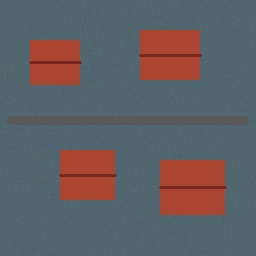
#> input picture samples/sample_01.jpg, 256 x 256 px
$ python -i preprocessor.py   (imports and definitions only)
#> lines starting #> are read from the running program, lines starting #| are printed output that depends on the picture
"""
Image Preprocessor for Attention U-Net
Decodes input image bytes, handles color spaces, resizes to 256x256, and normalizes pixel values.
"""

from typing import Tuple
import cv2
import numpy as np


def preprocess_image_bytes(image_bytes: bytes) -> Tuple[np.ndarray, Tuple[int, int], np.ndarray]:
    """
    Decodes raw image bytes into:
    1. Model input tensor: float32 shape (1, 256, 256, 3), range [0.0, 1.0]
    2. Original image dimensions: (height, width)
    3. Resized RGB image: uint8 shape (256, 256, 3) for overlay rendering
    """
    if not image_bytes:
        raise ValueError("Image bytes buffer is empty.")

    np_buf = np.frombuffer(image_bytes, np.uint8)
    # Read with IMREAD_UNCHANGED to detect channels
    img = cv2.imdecode(np_buf, cv2.IMREAD_UNCHANGED)

    if img is None:
        raise ValueError("Could not decode image bytes. Unsupported or corrupted image format.")

    orig_height, orig_width = img.shape[:2]

    # Convert to RGB (3-channel)
    if img.ndim == 2:
        # Grayscale -> RGB
        rgb_img = cv2.cvtColor(img, cv2.COLOR_GRAY2RGB)
    elif img.ndim == 3:
        if img.shape[2] == 4:
            # RGBA -> RGB
            rgb_img = cv2.cvtColor(img, cv2.COLOR_BGRA2RGB)
        elif img.shape[2] == 3:
            # BGR -> RGB
            rgb_img = cv2.cvtColor(img, cv2.COLOR_BGR2RGB)
        else:
            raise ValueError(f"Unsupported number of image channels: {img.shape[2]}")
    else:
        raise ValueError(f"Invalid image array dimension: {img.ndim}")

    # Resize to model input dimensions (256, 256) using bilinear interpolation
    rgb_256 = cv2.resize(rgb_img, (256, 256), interpolation=cv2.INTER_LINEAR)

    # Normalize to [0.0, 1.0] float32
    norm_img = rgb_256.astype(np.float32) / 255.0

    # Expand to batch tensor (1, 256, 256, 3)
    tensor = np.expand_dims(norm_img, axis=0)

    return tensor, (orig_height, orig_width), rgb_256

>>> import cv2
>>> picture = cv2.imread('../samples/sample_01.jpg', cv2.IMREAD_GRAYSCALE)
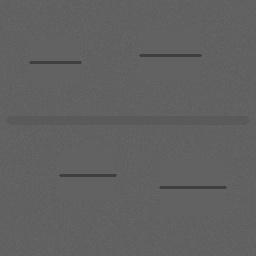
#> picture: shape (256, 256); min 59, max 106, mean 96.9
#> (the run stopped early here; a loop or call above may not have finished)

$ run again, on samples/sample_02.jpg
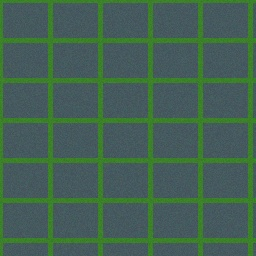
#> input picture samples/sample_02.jpg, 256 x 256 px
#> `picture = cv2.imread('../samples/sample_01.jpg', cv2.IMREAD_GRAYSCALE)`:
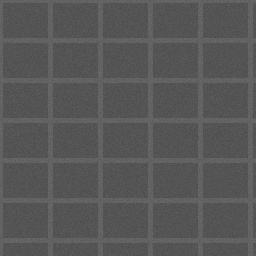
#> picture: shape (256, 256); min 72, max 109, mean 87.3

$ run again, on samples/sample_03.jpg
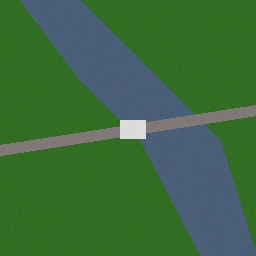
#> input picture samples/sample_03.jpg, 256 x 256 px
#> `picture = cv2.imread('../samples/sample_01.jpg', cv2.IMREAD_GRAYSCALE)`:
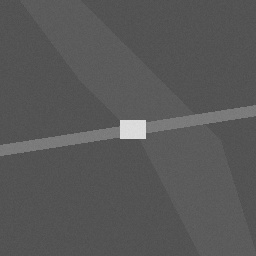
#> picture: shape (256, 256); min 74, max 224, mean 87.8

$ run again, on samples/sample_04.jpg
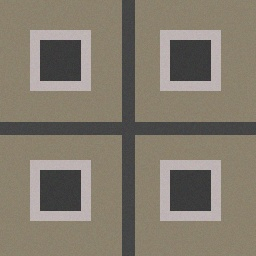
#> input picture samples/sample_04.jpg, 256 x 256 px
#> `picture = cv2.imread('../samples/sample_01.jpg', cv2.IMREAD_GRAYSCALE)`:
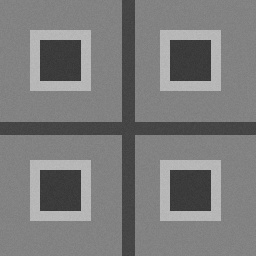
#> picture: shape (256, 256); min 51, max 191, mean 123.5
